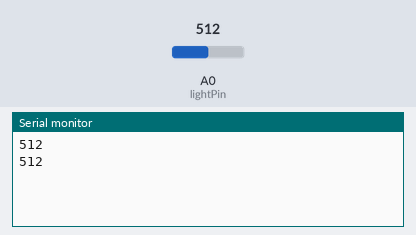
A sketch run on a simulated Arduino Uno, built with avr-gcc and run on an emulated ATmega328P. Shown: the last lines printed to the serial monitor. The inputs (shaded band) are chosen by the test bench; at power-on: A0 (lightPin) = 512.

Above: at 1.8 s.
1.9 s: A0 (lightPin) set to 716
At 2.8 s:
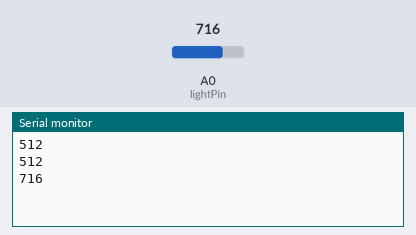
3.4 s: A0 (lightPin) set to 900
At 4.4 s:
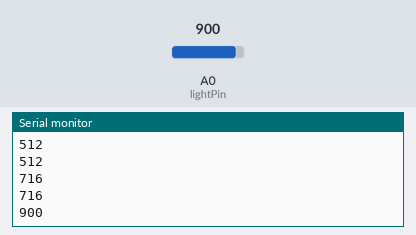
Timing chart, 0 to 6.4 s (numbered marks = the images above; inputs shaded):
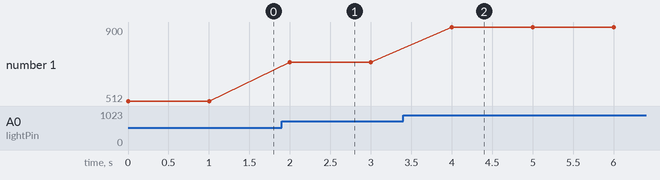

Measured:
- after the input at 1.9 s, the serial monitor: prints a new line after 0.10 s (image 1)
- after the input at 3.4 s, the serial monitor: prints a new line after 0.60 s (image 2)
- plotted number 1: 512 → 716 after the input at 1.9 s, 716 → 900 after the input at 3.4 s

The sketch:

light_sensor.ino
```cpp
int lightPin=A0;
int lightVal;
int delayTime=1000;

void setup() {
  // put your setup code here, to run once:
pinMode(lightPin, INPUT);
Serial.begin(9600);

}

void loop() {
  // put your main code here, to run repeatedly:
lightVal=analogRead(lightPin);
Serial.println(lightVal);
delay(delayTime);
}
```
